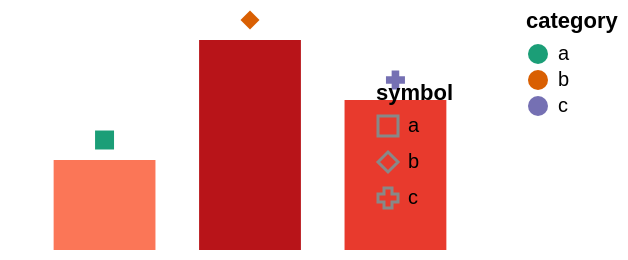

Vega-Lite specification for this chart:
### Vega specification from a JSON file in a GitHub repository (floating-point values rounded to 4 significant figures)
{"$schema": "https://vega.github.io/schema/vega/v6.json", "description": "config.range is what a named range stands for. A theme that redefines category, ramp and symbol changes every scale that asked for one by name — and a theme's category may be a scheme where the built-in default is a literal list.", "width": 240, "height": 120, "padding": 5, "background": "white", "config": {"range": {"category": {"scheme": "dark2"}, "ramp": {"scheme": "reds"}, "symbol": ["square", "diamond", "cross"]}}, "data": [{"name": "t", "values": [{"c": "a", "v": 3}, {"c": "b", "v": 7}, {"c": "c", "v": 5}]}], "scales": [{"name": "x", "type": "band", "domain": {"data": "t", "field": "c"}, "range": "width", "padding": 0.3}, {"name": "y", "type": "linear", "domain": [0, 8], "range": "height"}, {"name": "colour", "type": "ordinal", "domain": {"data": "t", "field": "c"}, "range": "category"}, {"name": "shape", "type": "ordinal", "domain": {"data": "t", "field": "c"}, "range": "symbol"}, {"name": "heat", "type": "linear", "domain": [0, 8], "range": "ramp"}], "legends": [{"fill": "colour", "title": "category", "orient": "right"}, {"shape": "shape", "title": "symbol", "orient": "bottom-right"}], "marks": [{"type": "rect", "from": {"data": "t"}, "encode": {"enter": {"x": {"scale": "x", "field": "c"}, "width": {"scale": "x", "band": 1}, "y": {"scale": "y", "field": "v"}, "y2": {"scale": "y", "value": 0}, "fill": {"scale": "heat", "field": "v"}}}}, {"type": "symbol", "from": {"data": "t"}, "encode": {"enter": {"x": {"scale": "x", "field": "c", "band": 0.5}, "y": {"scale": "y", "field": "v", "offset": -10}, "size": {"value": 90}, "shape": {"scale": "shape", "field": "c"}, "fill": {"scale": "colour", "field": "c"}}}}]}
